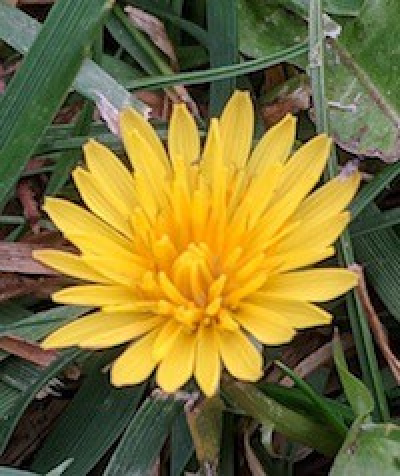
#> input picture CS5330_Part-1-main/images/flower.png, 400 x 476 px
$ python mean_median_filter.py
#> lines starting #> are read from the running program, lines starting #| are printed output that depends on the picture
import numpy as np
import matplotlib.pyplot as plt
import cv2

def plot_cv_img(input_image, output_image1, output_image2):
    """
    Converts an image from BGR to RGB and plots
    """

    fig, ax = plt.subplots(nrows=1, ncols=3)

    ax[0].imshow(cv2.cvtColor(input_image, cv2.COLOR_BGR2RGB))
    ax[0].set_title('Input Image')
    ax[0].axis('off')

    ax[1].imshow(cv2.cvtColor(output_image1, cv2.COLOR_BGR2RGB))
    ax[1].set_title('Mean Filter (5,5)')
    ax[1].axis('off')

    ax[2].imshow(cv2.cvtColor(output_image2, cv2.COLOR_BGR2RGB))
    ax[2].set_title('Median Filter (5,5)')
    ax[2].axis('off')

    plt.show()


def main():
    # read an image
    img = cv2.imread('../images/flower.png')
#> img is the input picture: shape (476, 400, 3); mean B, G, R 55, 113.3, 123.9

    mean = cv2.blur(img,(5,5))
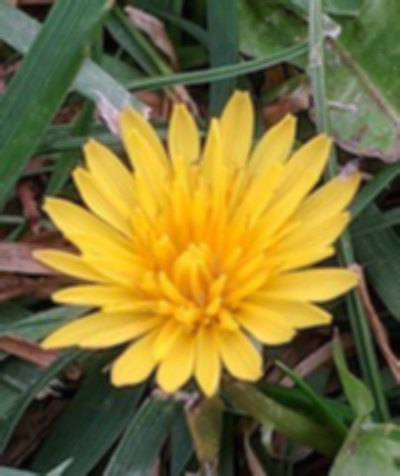
#> mean: shape (476, 400, 3); mean B, G, R 55, 113.3, 123.9

    median = cv2.medianBlur(img,5)

    # Do plot
    plot_cv_img(img, mean, median)
#> in plot_cv_img, `plt.show()`:
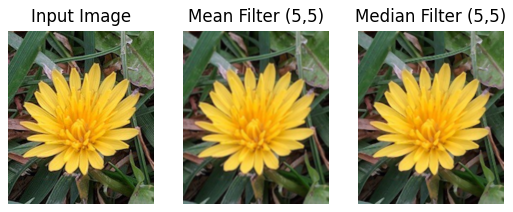
#> figure drawn by matplotlib, 3 panels

if __name__ == '__main__':
    main()

$ run again, with CS5330_Part-1-main/images/building_sm.png copied over CS5330_Part-1-main/images/flower.png
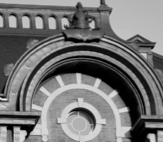
#> input picture CS5330_Part-1-main/images/building_sm.png, 163 x 142 px
#> in main, img is the input picture: shape (142, 163, 3); mean B, G, R 117.5, 117.5, 117.5
#> in main, `median = cv2.medianBlur(img,5)`:
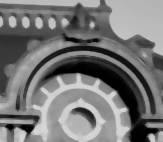
#> median: shape (142, 163, 3); mean B, G, R 118.2, 118.2, 118.2
#> in plot_cv_img, `plt.show()`:
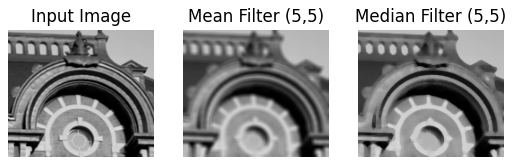
#> figure drawn by matplotlib, 3 panels

$ run again, with CS5330_Part-1-main/images/chair.png copied over CS5330_Part-1-main/images/flower.png
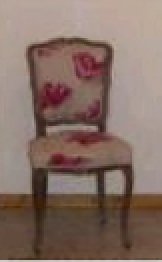
#> input picture CS5330_Part-1-main/images/chair.png, 81 x 131 px (shown 2 times larger)
#> in main, img is the input picture: shape (131, 81, 3); mean B, G, R 101.4, 111.1, 133.4
#> in main, `mean = cv2.blur(img,(5,5))`:
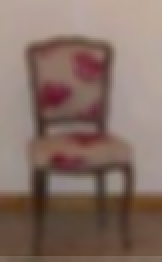
#> mean: shape (131, 81, 3) (shown 2 times larger); mean B, G, R 100.9, 110.8, 133.1
#> in plot_cv_img, `plt.show()`:
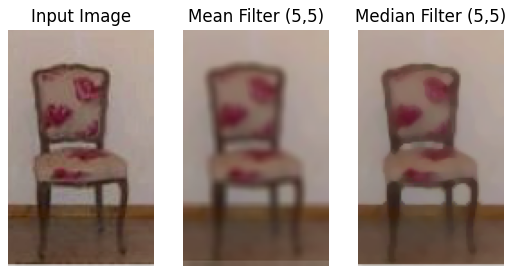
#> figure drawn by matplotlib, 3 panels
